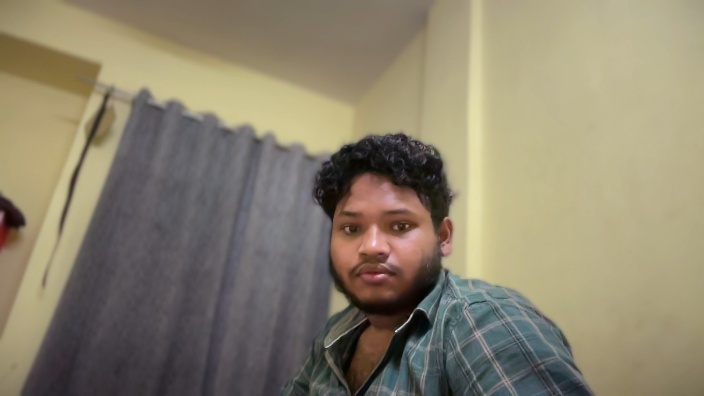
#> input picture user_images/user_3.jpg, 704 x 396 px
$ python -i app.py   (imports and definitions only)
#> lines starting #> are read from the running program, lines starting #| are printed output that depends on the picture
#> further down, picture is the input picture: shape (396, 704, 3); mean B, G, R 109.7, 130.7, 139.2
import streamlit as st
import sqlite3
import cv2
import numpy as np
from datetime import datetime
import pandas as pd
import os
import urllib.request

# Download Haar cascade if not present
# [5 lines not run here, left out]

# Database setup
def init_db():
    conn = sqlite3.connect('attendance.db')
    c = conn.cursor()
    c.execute('''CREATE TABLE IF NOT EXISTS users (
                    id INTEGER PRIMARY KEY,
                    name TEXT NOT NULL,
                    image_path TEXT NOT NULL,
                    embedding TEXT NOT NULL
                )''')
    c.execute('''CREATE TABLE IF NOT EXISTS attendance (
                    id INTEGER PRIMARY KEY,
                    user_id INTEGER,
                    timestamp TEXT,
                    FOREIGN KEY (user_id) REFERENCES users (id)
                )''')
    conn.commit()
    conn.close()

# Create images directory
# [4 lines not run here, left out]

# Helper functions
def save_user_image(image, user_id):
    image_path = f"user_images/user_{user_id}.jpg"
    cv2.imwrite(image_path, image)
    return image_path

def extract_face_embedding(image):
    """Extract face embedding using OpenCV and basic image processing"""
    gray = cv2.cvtColor(image, cv2.COLOR_BGR2GRAY)
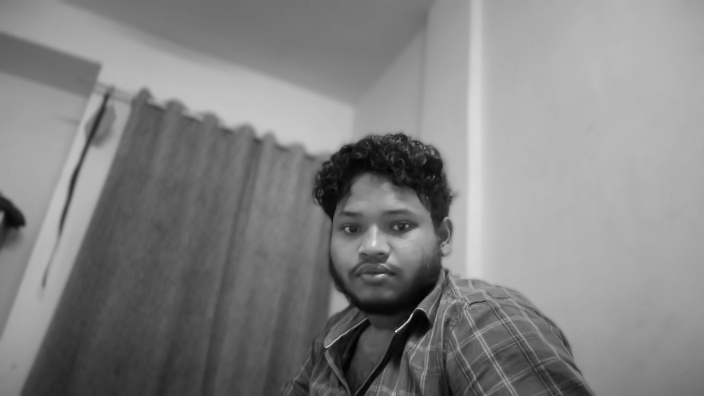
#> gray: shape (396, 704); min 1, max 233, mean 130.8

    # Use Haar cascade for face detection
    face_cascade = cv2.CascadeClassifier('haarcascade_frontalface_default.xml')
    faces = face_cascade.detectMultiScale(gray, 1.1, 4)
#> faces = [[312, 177, 128, 128]]

    if len(faces) == 0:
        return None

    # Take the first face found
    x, y, w, h = faces[0]
#> x = 312; y = 177; w = 128; h = 128
    face = gray[y:y+h, x:x+w]
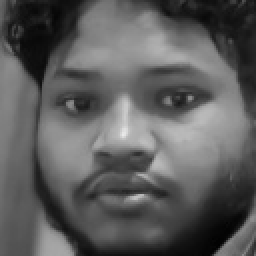
#> face: shape (128, 128) (shown 2 times larger); min 1, max 233, mean 92.1

    # Resize to standard size
    face_resized = cv2.resize(face, (100, 100))

    # Flatten to create a simple embedding
    embedding = face_resized.flatten().astype(np.float32)
#> embedding = 10000 values, max 229 at index 5248, min 2 at index 9385, mean 91.92
    embedding = embedding / np.linalg.norm(embedding)  # Normalize
#> embedding = 10000 values, max 0.0223 at index 5248, min 0.000195 at index 9385, mean 0.00896

    return embedding

# Streamlit app
# [1 line not run here, left out]

# Sidebar navigation
# [1 line that did not run here, left out]

# [145 lines not run here, left out]

>>> import cv2
>>> picture = cv2.imread('../user_images/user_3.jpg')
>>> result = extract_face_embedding(picture)
#> result has the same summary as embedding in extract_face_embedding

$ run again, on user_images/user_4.jpg
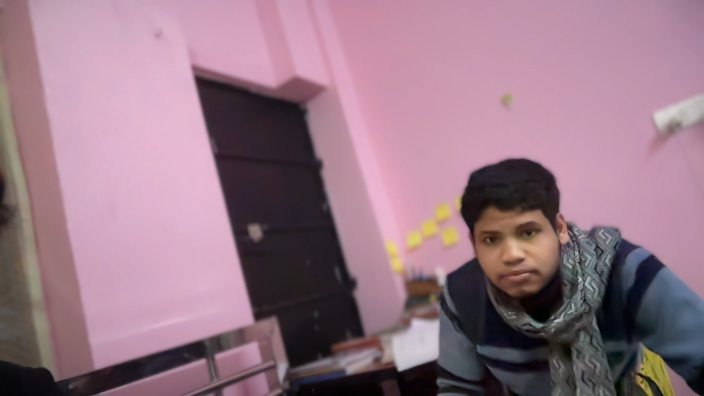
#> input picture user_images/user_4.jpg, 704 x 396 px
#> picture is the input picture: shape (396, 704, 3); mean B, G, R 133.2, 118.9, 150.3
#> in extract_face_embedding, `gray = cv2.cvtColor(image, cv2.COLOR_BGR2GRAY)`:
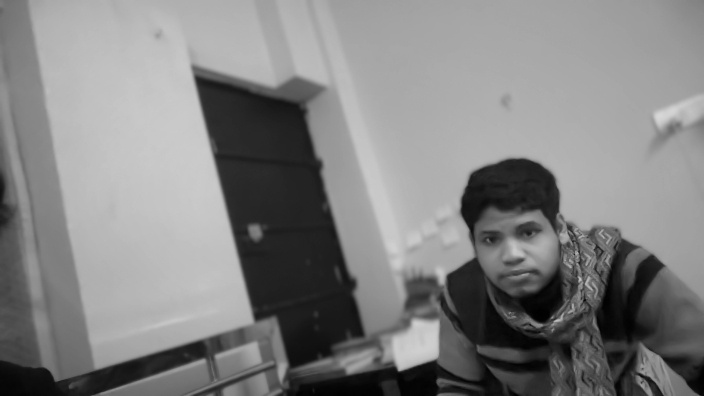
#> gray: shape (396, 704); min 0, max 215, mean 129.9
#> faces = [[591, 319, 53, 53], [462, 197, 100, 100]]
#> x = 591; y = 319; w = 53
#> in extract_face_embedding, `face = gray[y:y+h, x:x+w]`:
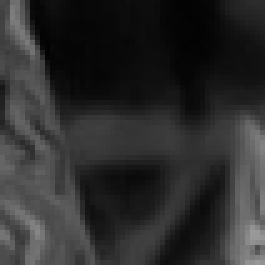
#> face: shape (53, 53) (shown 5 times larger); min 2, max 154, mean 44.7
#> in extract_face_embedding, `embedding = face_resized.flatten().astype(np.float32)`: embedding = 10000 values, max 153 at index 8795, min 2 at index 671, mean 44.56
#> in extract_face_embedding, `embedding = embedding / np.linalg.norm(embedding)`: embedding = 10000 values, max 0.0277 at index 8795, min 0.000362 at index 671, mean 0.00807
#> result has the same summary as embedding in extract_face_embedding
